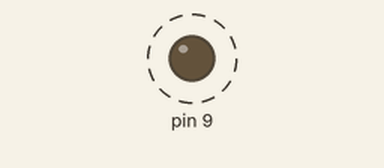
This sketch was run on a simulated Arduino Uno, built with avr-gcc and run on an emulated ATmega328P. Parts: output pins drawn as LEDs (lit = HIGH). Dashed ring = blinking.

Above: at 0.16 s.
Timing chart, 0 to 3.0 s (numbered marks = the images above):
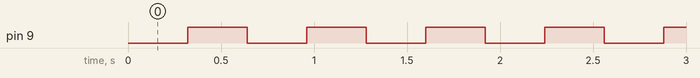

The sketch:

ctc_16b.ino
```cpp
int main(void)
{
DDRB |= (1 << PINB1);
TCCR1A |= (0 << WGM11);

TCCR1B |= (1 << WGM12); //for CTC OCR
// TCCR1B |= (1 << WGM13); //for CTC ICR
TCCR1B |= (1 << CS12) | (0 << CS10); //256 ps
//ICR1 = 50000;
TCCR1A |= (1 << COM1A0);
OCR1A = 20000;

while (1);
return (0);
}
```

Measured:
- by itself, pin 9: alternates HIGH for 0.32 s and LOW for 0.32 s
